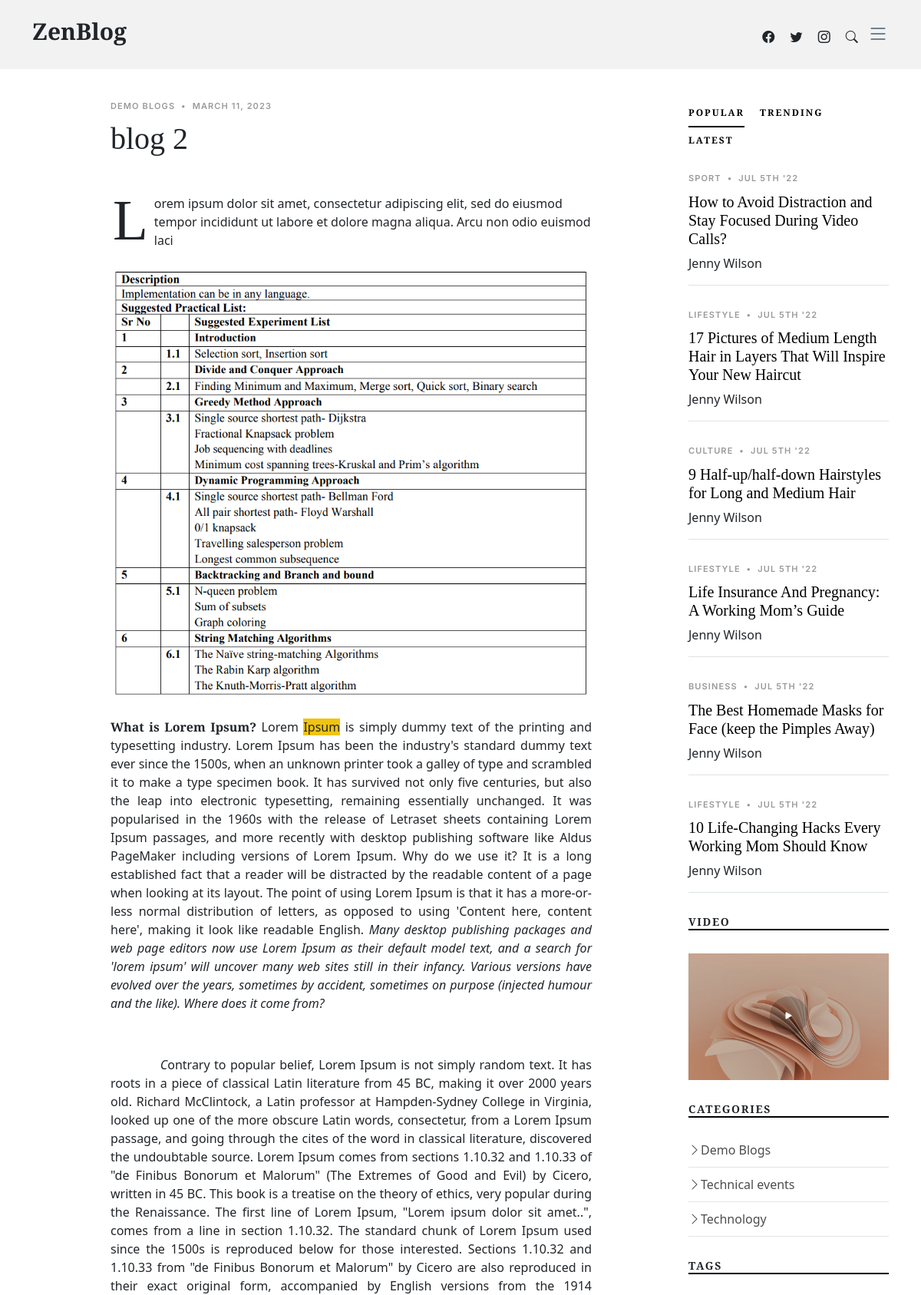
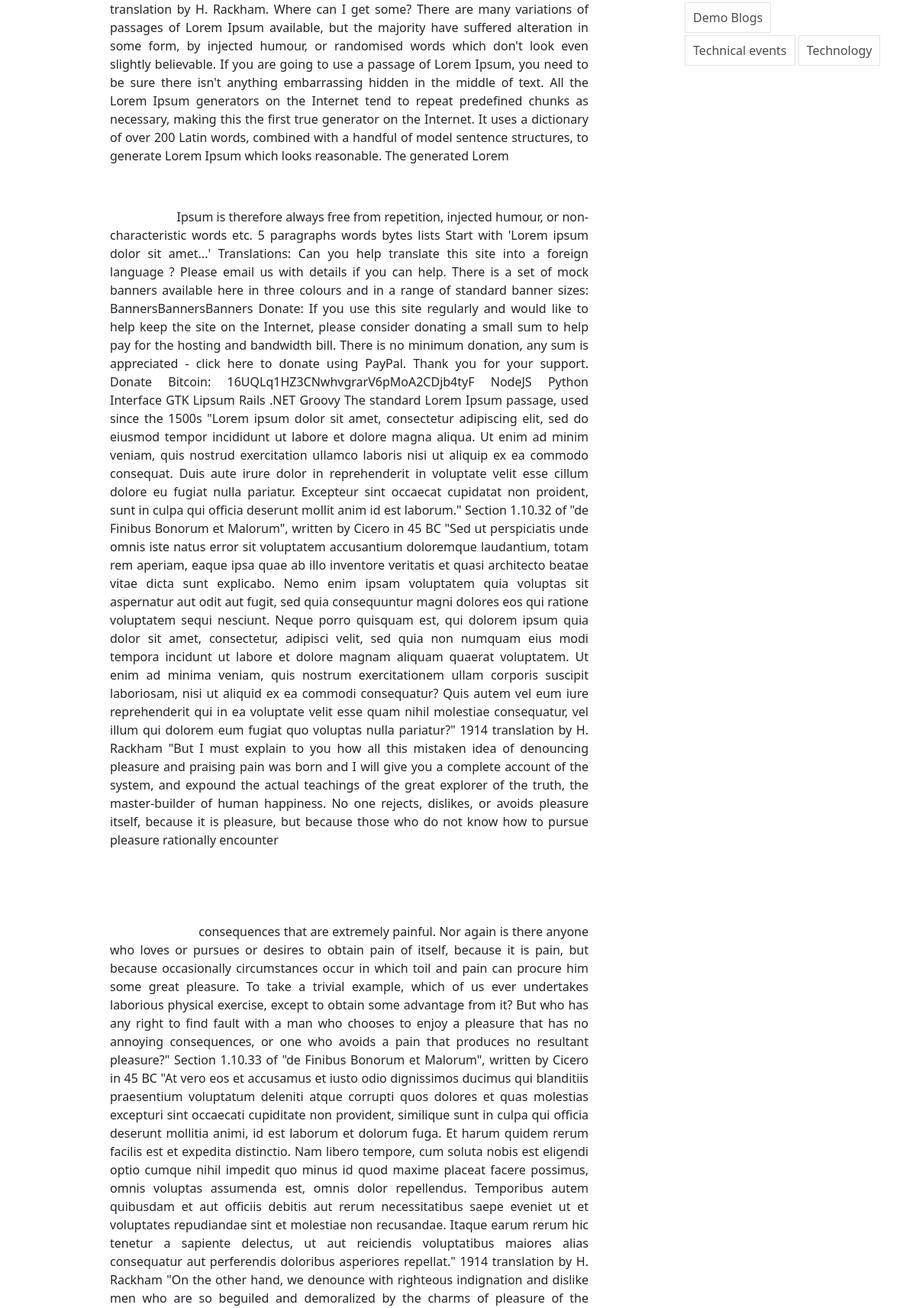
Screenshot of /single-post/blog-2 (upper part) with the database file from the repository (2 pictures, top to bottom).
### blog/models.py (models this page shows)
class blog(models.Model):
    Title=models.CharField(max_length=100)
    date=models.DateField(("Date"), auto_now=False, auto_now_add=False)
    author=models.CharField(max_length=90)
    category=models.CharField(max_length=90)
    description=models.TextField( max_length=400)
    url=models.CharField(unique=True, max_length=100)
    banner=models.ImageField(upload_to="images/", height_field=None, width_field=None, max_length=None)
    content=HTMLField()

### MyCMS/views.py (the view)
# urls.py: path('single-post/<newsSlug>',views.single_post, name="Post"),
def single_post(request,newsSlug):
    singleBlogData=blog.objects.get(url=newsSlug)
    commentsData=commentsModel.objects.filter(url=newsSlug)
    Categories=blog.objects.values('category').distinct()
    latestBlogData=blog.objects.all().order_by('-id')[:5]
    data={
            "title":"ZenBlog | Blog",
            "singleBlogData":singleBlogData,
            "commentsData":commentsData,
            "Categories":Categories,
            "latestBlogData":latestBlogData,
    }
    return render(request,"single-post.html",data)

### templates/single-post.html (shortened to what this page needs)
  {% include "header.html" %}
  <body>
  <main id="main">
    <section class="single-post-content">
      <div class="container">
        <div class="row">
          <div class="col-md-9 post-content" data-aos="fade-up">
            <div class="single-post">
              <div class="post-meta"><span class="date">{{singleBlogData.category}}</span> <span class="mx-1">&bullet;</span> <span>{{singleBlogData.date}}</span></div>
              <h1 class="mb-5">{{singleBlogData.Title}}</h1>
              <p><span class="firstcharacter">{{singleBlogData.description | first }}</span>{{singleBlogData.description |slice:"1:"}}</p>
              <figure class="my-4">
                <img src="/media/{{singleBlogData.banner}}" alt="" class="img-fluid">
              </figure>
              <p>
                {{singleBlogData.content|safe}}
              </P>
             </div>
          </div>
          {% include "Sidebar.html" %}
  {% include "footer.html" %}

### static/assets/css/variables.css (style rules this page uses)
:root { --font-default: 'EB Garamond', system-ui, -apple-system, "Segoe UI", Roboto, "Helvetica Neue", Arial, "Noto Sans", "Liberation Sans", sans-serif, "Apple Color Emoji", "Segoe UI Emoji", "Segoe UI Symbol", "Noto Color Emoji"; --font-primary: 'EB Garamond', serif; --font-secondary: 'Inter', sans-serif; --color-default: #212529; --color-default-rgb: 33, 37, 41; --color-links: #212529; --color-links-hover: #15171a; --color-primary: #212529; --color-primary-light: #26282c; --color-primary-dark: #0b0c0e; --color-primary-rgb: 33, 37, 41; --color-primary-light-rgb: 38, 40, 44; --color-primary-dark-rgb: 11, 12, 14; --color-secondary: #596d80; --color-secondary-light: #8498aa; --color-secondary-dark: #404f5c; --color-secondary-rgb: 89, 109, 128; --color-secondary-light-rgb: 132, 152, 170; --color-secondary-dark-rgb: 64, 79, 92; --color-blue: #0d6efd; --color-blue-rgb: 13, 110, 253; --color-indigo: #6610f2; --color-indigo-rgb: 102, 16, 242; --color-purple: #6f42c1; --color-purple-rgb: 111, 66, 193; --color-pink: #f3268c; --color-pink-rgb: 243, 38, 140; --color-red: #df1529; --color-red-rgb: 223, 21, 4; --color-orange: #fd7e14; --color-orange-rgb: 253, 126, 20; --color-yellow: #ffc107; --color-yellow-rgb: 255, 193, 7; --color-green: #059652; --color-green-rgb: 5, 150, 82; --color-teal: #20c997; --color-teal-rgb: 32, 201, 151; --color-cyan: #0dcaf0; --color-cyan-rgb: 13, 202, 240; --color-white: #ffffff; --color-white-rgb: 255, 255, 255; --color-gray: #6c757d; --color-gray-rgb: 108, 117, 125; --color-black: #000000; --color-black-rgb: 0, 0, 0; }
:root { --bs-blue: var(--color-blue); --bs-indigo: var(--color-indigo); --bs-purple: var(--color-purple); --bs-pink: var(--color-pink); --bs-red: var(--color-red); --bs-orange: var(--color-orange); --bs-yellow: var(--color-yellow); --bs-green: var(--color-green); --bs-teal: var(--color-teal); --bs-cyan: var(--color-cyan); --bs-white: var(--color-white); --bs-gray: var(--color-gray); --bs-gray-dark: #343a40; --bs-gray-100: #f8f9fa; --bs-gray-200: #e9ecef; --bs-gray-300: #dee2e6; --bs-gray-400: #ced4da; --bs-gray-500: #adb5bd; --bs-gray-600: #6c757d; --bs-gray-700: #495057; --bs-gray-800: #343a40; --bs-gray-900: #212529; --bs-primary: var(--color-blue); --bs-secondary: var(--color-blue); --bs-success: #198754; --bs-info: #0dcaf0; --bs-warning: #ffc107; --bs-danger: #dc3545; --bs-light: #f8f9fa; --bs-dark: #212529; --bs-primary-rgb: var(--color-primary-rgb); --bs-secondary-rgb: var(--color-secondary-rgb); --bs-success-rgb: 25, 135, 84; --bs-info-rgb: 13, 202, 240; --bs-warning-rgb: 255, 193, 7; --bs-danger-rgb: 220, 53, 69; --bs-light-rgb: 248, 249, 250; --bs-dark-rgb: 33, 37, 41; --bs-white-rgb: var(--color-white-rgb); --bs-black-rgb: var(--color-black-rgb); --bs-body-color-rgb: var(--color-default-rgb); --bs-body-bg-rgb: 255, 255, 255; --bs-font-sans-serif: var(--font-default); --bs-font-monospace: SFMono-Regular, Menlo, Monaco, Consolas, "Liberation Mono", "Courier New", monospace; --bs-gradient: linear-gradient(180deg, rgba(255, 255, 255, 0.15), rgba(255, 255, 255, 0)); --bs-body-font-family: var(--font-default); --bs-body-font-size: 1rem; --bs-body-font-weight: 400; --bs-body-line-height: 1.5; --bs-body-color: var(--color-default); --bs-body-bg: #fff; }

### static/assets/css/main.css (style rules this page uses)
:root { scroll-behavior: smooth; }
body { color: rgba(var(--color-primary-rgb), 1); }
h1, h2, h3, h4, h5, h6 { font-family: var(--font-primary); }
#main { margin-top: 90px; }
section { padding: 40px 0; overflow: hidden; }
section { scroll-margin-top: 70px; }
.post-meta { font-size: 11px; letter-spacing: 0.07rem; text-transform: uppercase; font-weight: 600; font-family: var(--font-secondary); color: rgba(var(--color-black-rgb), 0.4); margin-bottom: 10px; }
.post-content { padding-left: 10%; padding-right: 10%; }
.post-content .firstcharacter { float: left; font-family: Georgia; font-size: 75px; line-height: 60px; padding-top: 4px; padding-right: 8px; padding-left: 3px; }
.post-content figure { position: relative; left: 52%; min-width: 990px; transform: translateX(-50%); }
@media (max-width: 1255px) { .post-content figure { min-width: auto; left: auto !important; transform: none; } }

### rows the page displays
blog: category "DEMO BLOGS", date "MARCH 11, 2023", Title "blog 2", description|first "L", description "orem ipsum dolor sit amet, consectetur adipiscing elit, sed do eiusmod tempor incididunt ut labore et dolore magna aliqua. Arcu non odio euismod laci", banner (picture), content "What is Lorem Ipsum? Lorem Ipsum is simply dummy text of the printing and typesetting industry. Lorem Ipsum has been the industry's standard dummy text ever since the 1500s, when an unknown printer took a galley of type and scrambled it to make a type specimen book. It has survived not only five centuries, but also the leap into electronic typesetting, remaining essentially unchanged. It was popularised in the 1960s with the release of Letraset sheets containing Lorem Ipsum passages, and more recently with desktop publishing software like Aldus PageMaker including versions of Lorem Ipsum. Why do we use it? It is a long established fact that a reader will be distracted by the readable…"

### other values shown
{{ cat.category }} "Demo Blogs" "Technical events" "Technology"
